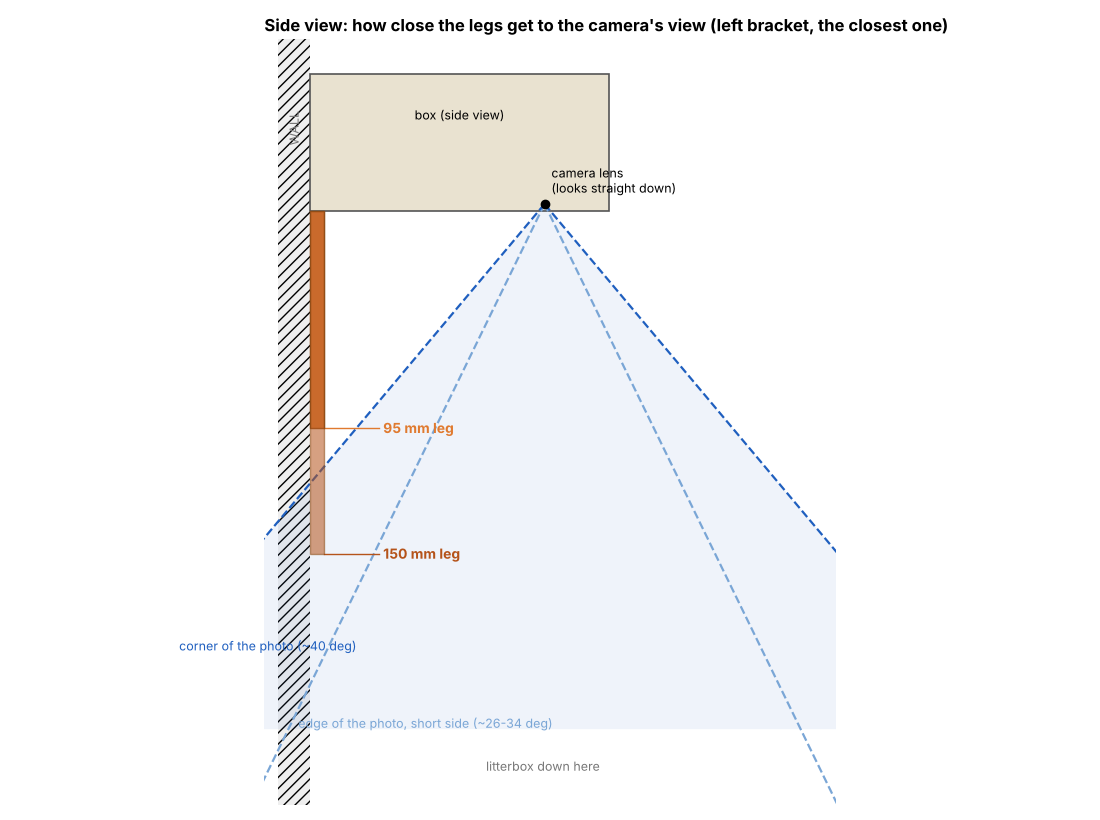

Generate this figure with Python:
import sys, math, numpy as np, matplotlib
matplotlib.use("Agg")
import matplotlib.pyplot as plt
from matplotlib.patches import Rectangle, Polygon
D, H = 130.8, 60.0
lens = (102.6, 3.0)            # (y out from the wall, z) estimate for the S20 FE's main camera
fig, ax = plt.subplots(figsize=(11, 8.2))
ax.add_patch(Rectangle((-14, -260), 14, 340, fc="#efefef", ec="none", hatch="///"))
ax.text(-7, 30, "WALL", rotation=90, ha="center", fontsize=9, color="#777")
ax.add_patch(Rectangle((0, 0), D, H, fc="#e9e2d0", ec="#555", lw=1.2))
ax.text(D / 2, H / 2 + 10, "box (side view)", ha="center", fontsize=9)
ax.plot(*lens, "o", color="k", zorder=9); ax.text(lens[0] + 3, lens[1] + 5, "camera lens\n(looks straight down)", fontsize=9)
for ang, c, txt in ((26, "#7aa6d6", "edge of the photo, short side (~26-34 deg)"), (40, "#1f5fbf", "corner of the photo (~40 deg)")):
    r = 300
    for s in (-1, 1):
        ax.plot([lens[0], lens[0] + s * r * math.sin(math.radians(ang))], [lens[1], lens[1] - r * math.cos(math.radians(ang))], color=c, lw=1.6, ls="--")
    ax.text(lens[0] - 255 * math.sin(math.radians(ang)) + 4, lens[1] - 255 * math.cos(math.radians(ang)), txt, color=c, fontsize=9, rotation=0)
cone = Polygon([lens, (lens[0] - 300 * math.sin(math.radians(40)), lens[1] - 300 * math.cos(math.radians(40))),
                (lens[0] + 300 * math.sin(math.radians(40)), lens[1] - 300 * math.cos(math.radians(40)))], fc="#1f5fbf", alpha=0.07)
ax.add_patch(cone)
for L, col, name in ((95, "#e07a2f", "95 mm leg"), (150, "#b5531a", "150 mm leg")):
    ax.add_patch(Rectangle((0, -L), 6 if L == 95 else 6, L, fc=col, ec="#8a4a14", alpha=0.9 if L == 95 else 0.55, zorder=4))
    ax.plot([6, 30], [-L, -L], color=col, lw=1); ax.text(32, -L, name, fontsize=10, va="center", color=col, fontweight="bold")
ax.text(D - 4, -245, "litterbox down here", ha="right", fontsize=9, color="#777")
ax.set_title("Side view: how close the legs get to the camera's view (left bracket, the closest one)", fontsize=12, loc="left", fontweight="bold")
ax.set_xlim(-20, 230); ax.set_ylim(-260, 75); ax.set_aspect("equal"); ax.axis("off")
plt.tight_layout(); plt.savefig(sys.argv[1] + "/bracket_view.png", dpi=100, facecolor="white")
